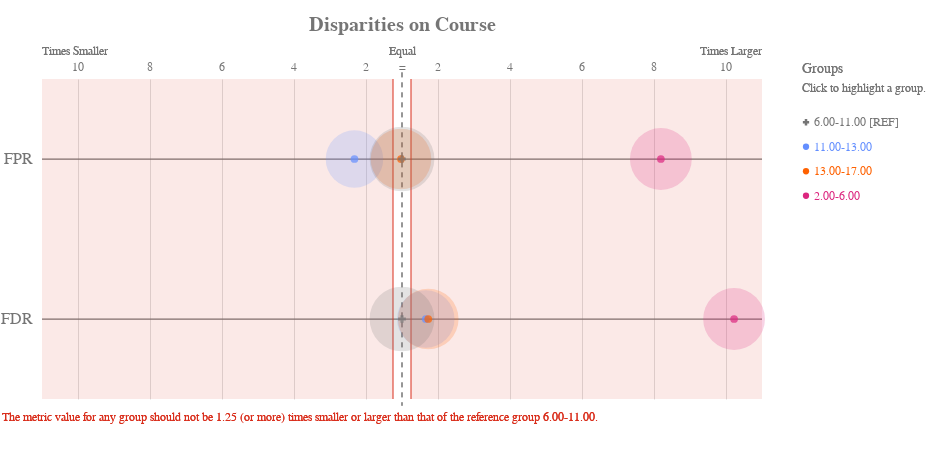

The notebook cell this image was saved under:
### Code cell
ap.disparity(bd, metrics, 'Course', fairness_threshold = disparity_tolerance)

### Figure 1 — Vega-Lite specification as saved in the notebook (floating-point values rounded to 4 significant figures)
{"config": {"view": {"continuousWidth": 400, "continuousHeight": 300, "strokeWidth": 0}, "axisLeft": {"labelColor": "rgb(117,117,117)", "labelFont": "Arial", "labelFontSize": 16}, "title": {"align": "center", "baseline": "middle", "color": "rgb(117,117,117)", "font": "Arial", "fontSize": 20, "fontWeight": "bold"}}, "layer": [{"data": {"name": "data-343bf5d5041b05dbc0414f7c5ecea3b6"}, "mark": {"type": "rule", "stroke": "rgb(117,117,117)", "strokeWidth": 1.25, "tooltip": ""}, "encoding": {"x": {"type": "quantitative", "field": "x", "scale": {"domain": [-10, 10], "range": [40.0, 760.0]}}, "x2": {"field": "x2"}, "y": {"type": "nominal", "axis": {"domain": false, "labelAngle": 0, "labelPadding": -30, "orient": "left", "ticks": false, "title": ""}, "field": "metric", "scale": {"domain": ["FPR", "FDR"], "range": [40.0, 360.0]}}}}, {"data": {"name": "data-79dd248bdaa0ea02c535240e8ad022c8"}, "mark": {"type": "rule", "stroke": "rgb(117,117,117)", "strokeDash": [5, 5], "strokeWidth": 1}, "encoding": {"tooltip": {"value": "6.00-11.00 [REF]"}, "x": {"value": 400.0}, "y": {"value": 33.33}, "y2": {"value": 366.7}}}, {"data": {"name": "data-15c462dbf0348bf03331943fd94093e5"}, "mark": {"type": "text", "align": "center", "color": "rgb(117,117,117)", "font": "Arial", "fontSize": 12, "fontWeight": "normal", "tooltip": ""}, "encoding": {"text": {"type": "nominal", "field": "label"}, "x": {"type": "quantitative", "field": "value", "scale": {"domain": [-10, 10], "range": [40.0, 760.0]}}, "y": {"value": 28.0}}}, {"layer": [{"mark": {"type": "text", "align": "left", "fill": "rgb(117,117,117)", "font": "Arial", "fontSize": 12, "fontWeight": "normal", "tooltip": ""}, "encoding": {"text": {"value": "Times Smaller"}, "x": {"value": 40.0}, "y": {"value": 12.0}}}, {"mark": {"type": "text", "align": "right", "fill": "rgb(117,117,117)", "font": "Arial", "fontSize": 12, "fontWeight": "normal", "tooltip": ""}, "encoding": {"text": {"value": "Times Larger"}, "x": {"value": 760.0}, "y": {"value": 12.0}}}, {"mark": {"type": "text", "align": "center", "fill": "rgb(117,117,117)", "font": "Arial", "fontSize": 12, "fontWeight": "normal", "tooltip": ""}, "encoding": {"text": {"value": "Equal"}, "x": {"value": 400.0}, "y": {"value": 12.0}}}], "data": {"name": "data-79dd248bdaa0ea02c535240e8ad022c8"}}, {"layer": [{"mark": {"type": "rule", "opacity": 0.8, "stroke": "rgb(217, 46, 28)", "strokeWidth": 1.25, "tooltip": ""}, "encoding": {"x": {"type": "quantitative", "field": "min", "scale": {"domain": [-10, 10], "range": [40.0, 760.0]}}, "y": {"value": 40.0}, "y2": {"value": 360.0}}}, {"mark": {"type": "rule", "opacity": 0.8, "stroke": "rgb(217, 46, 28)", "strokeWidth": 1.25, "tooltip": ""}, "encoding": {"x": {"type": "quantitative", "field": "max", "scale": {"domain": [-10, 10], "range": [40.0, 760.0]}}, "y": {"value": 40.0}, "y2": {"value": 360.0}}}, {"layer": [{"mark": {"type": "rect", "fill": "rgb(217, 46, 28)", "opacity": 0.1, "tooltip": ""}, "encoding": {"x": {"type": "quantitative", "field": "min", "scale": {"domain": [-10, 10], "range": [40.0, 760.0]}}, "x2": {"field": "lower_end"}, "y": {"value": 40.0}, "y2": {"value": 360.0}}}, {"mark": {"type": "rect", "fill": "rgb(217, 46, 28)", "opacity": 0.1, "tooltip": ""}, "encoding": {"x": {"type": "quantitative", "field": "max", "scale": {"domain": [-10, 10], "range": [40.0, 760.0]}}, "x2": {"field": "upper_end"}, "y": {"value": 40.0}, "y2": {"value": 360.0}}}]}, {"data": {"name": "data-79dd248bdaa0ea02c535240e8ad022c8"}, "mark": {"type": "text", "align": "left", "baseline": "top", "fill": "rgb(217, 46, 28)", "font": "Arial", "fontSize": 12, "fontWeight": "normal", "tooltip": ""}, "encoding": {"text": {"value": "The metric value for any group should not be 1.25 (or more) times smaller or larger than that of the reference group 6.00-11.00."}, "x": {"value": 0}, "y": {"value": 373.3}}}], "data": {"name": "data-9f4d3f896c3aa6add2ce180f037c614c"}}, {"layer": [{"mark": "circle"}, {"data": {"name": "data-36933dca2aeb0e699617a45b144e7e62"}, "mark": {"type": "circle", "opacity": 0.2}, "encoding": {"color": {"condition": {"type": "nominal", "field": "attribute_value", "legend": null, "scale": {"domain": ["6.00-11.00", "11.00-13.00", "13.00-17.00", "2.00-6.00"], "range": ["rgb(117,117,117)", "rgb(100, 143, 255)", "rgb(254, 97, 0)", "rgb(220, 38, 127)", "rgb(255, 176, 0)", "rgb(120, 94, 240)"]}, "selection": "selector043"}, "value": "rgb(224,224,224)"}, "size": {"type": "quantitative", "field": "group_size", "legend": null, "scale": {"domain": [0, 243.6], "range": [0, 5027.0]}}, "tooltip": [{"type": "nominal", "field": "attribute_value", "title": "Group"}, {"type": "nominal", "field": "tooltip_group_size", "title": "Group Size"}, {"type": "nominal", "field": "tooltip_disparity_explanation_fpr", "title": "Disparity"}, {"type": "quantitative", "field": "fpr", "format": ".2f", "title": "FPR"}], "x": {"type": "quantitative", "axis": {"domain": false, "labels": false, "ticks": false, "title": null, "values": [1, 3, 5, 7, 9, -9, -7, -5, -3, -1]}, "field": "fpr_disparity_scaled", "scale": {"domain": [-10, 10], "range": [40.0, 760.0]}}, "y": {"type": "nominal", "axis": {"domain": false, "grid": false, "labels": false, "ticks": false, "title": " "}, "field": "metric_variable", "scale": {"domain": ["FPR", "FDR"], "range": [40.0, 360.0]}}}, "selection": {"selector045": {"type": "multi", "empty": "all", "fields": ["attribute_value"]}}, "transform": [{"calculate": "'FPR'", "as": "metric_variable"}]}, {"data": {"name": "data-36933dca2aeb0e699617a45b144e7e62"}, "mark": {"type": "circle", "opacity": 0.2}, "encoding": {"color": {"condition": {"type": "nominal", "field": "attribute_value", "legend": null, "scale": {"domain": ["6.00-11.00", "11.00-13.00", "13.00-17.00", "2.00-6.00"], "range": ["rgb(117,117,117)", "rgb(100, 143, 255)", "rgb(254, 97, 0)", "rgb(220, 38, 127)", "rgb(255, 176, 0)", "rgb(120, 94, 240)"]}, "selection": "selector043"}, "value": "rgb(224,224,224)"}, "size": {"type": "quantitative", "field": "group_size", "legend": null, "scale": {"domain": [0, 243.6], "range": [0, 5027.0]}}, "tooltip": [{"type": "nominal", "field": "attribute_value", "title": "Group"}, {"type": "nominal", "field": "tooltip_group_size", "title": "Group Size"}, {"type": "nominal", "field": "tooltip_disparity_explanation_fdr", "title": "Disparity"}, {"type": "quantitative", "field": "fdr", "format": ".2f", "title": "FDR"}], "x": {"type": "quantitative", "axis": {"domain": false, "labels": false, "ticks": false, "title": null, "values": [1, 3, 5, 7, 9, -9, -7, -5, -3, -1]}, "field": "fdr_disparity_scaled", "scale": {"domain": [-10, 10], "range": [40.0, 760.0]}}, "y": {"type": "nominal", "axis": {"domain": false, "grid": false, "labels": false, "ticks": false, "title": " "}, "field": "metric_variable", "scale": {"domain": ["FPR", "FDR"], "range": [40.0, 360.0]}}}, "selection": {"selector047": {"type": "multi", "empty": "all", "fields": ["attribute_value"]}}, "transform": [{"calculate": "'FDR'", "as": "metric_variable"}]}, {"layer": [{"mark": "point"}, {"data": {"name": "data-36933dca2aeb0e699617a45b144e7e62"}, "mark": {"type": "point", "filled": true, "size": 60}, "encoding": {"color": {"condition": {"type": "nominal", "field": "attribute_value", "legend": null, "scale": {"domain": ["6.00-11.00", "11.00-13.00", "13.00-17.00", "2.00-6.00"], "range": ["rgb(117,117,117)", "rgb(100, 143, 255)", "rgb(254, 97, 0)", "rgb(220, 38, 127)", "rgb(255, 176, 0)", "rgb(120, 94, 240)"]}, "selection": "selector043"}, "value": "rgb(224,224,224)"}, "shape": {"type": "nominal", "field": "attribute_value", "legend": null, "scale": {"domain": ["6.00-11.00", "11.00-13.00", "13.00-17.00", "2.00-6.00"], "range": ["cross", "circle", "circle", "circle"]}}, "tooltip": [{"type": "nominal", "field": "attribute_value", "title": "Group"}, {"type": "nominal", "field": "tooltip_group_size", "title": "Group Size"}, {"type": "nominal", "field": "tooltip_disparity_explanation_fpr", "title": "Disparity"}, {"type": "quantitative", "field": "fpr", "format": ".2f", "title": "FPR"}], "x": {"type": "quantitative", "axis": {"domain": false, "labels": false, "ticks": false, "title": null, "values": [1, 3, 5, 7, 9, -9, -7, -5, -3, -1]}, "field": "fpr_disparity_scaled", "scale": {"domain": [-10, 10], "range": [40.0, 760.0]}}, "y": {"type": "nominal", "axis": {"domain": false, "grid": false, "labels": false, "ticks": false, "title": " "}, "field": "metric_variable", "scale": {"domain": ["FPR", "FDR"], "range": [40.0, 360.0]}}}, "selection": {"selector044": {"type": "multi", "empty": "all", "fields": ["attribute_value"]}}, "transform": [{"calculate": "'FPR'", "as": "metric_variable"}]}, {"data": {"name": "data-36933dca2aeb0e699617a45b144e7e62"}, "mark": {"type": "point", "filled": true, "size": 60}, "encoding": {"color": {"condition": {"type": "nominal", "field": "attribute_value", "legend": null, "scale": {"domain": ["6.00-11.00", "11.00-13.00", "13.00-17.00", "2.00-6.00"], "range": ["rgb(117,117,117)", "rgb(100, 143, 255)", "rgb(254, 97, 0)", "rgb(220, 38, 127)", "rgb(255, 176, 0)", "rgb(120, 94, 240)"]}, "selection": "selector043"}, "value": "rgb(224,224,224)"}, "shape": {"type": "nominal", "field": "attribute_value", "legend": null, "scale": {"domain": ["6.00-11.00", "11.00-13.00", "13.00-17.00", "2.00-6.00"], "range": ["cross", "circle", "circle", "circle"]}}, "tooltip": [{"type": "nominal", "field": "attribute_value", "title": "Group"}, {"type": "nominal", "field": "tooltip_group_size", "title": "Group Size"}, {"type": "nominal", "field": "tooltip_disparity_explanation_fdr", "title": "Disparity"}, {"type": "quantitative", "field": "fdr", "format": ".2f", "title": "FDR"}], "x": {"type": "quantitative", "axis": {"domain": false, "labels": false, "ticks": false, "title": null, "values": [1, 3, 5, 7, 9, -9, -7, -5, -3, -1]}, "field": "fdr_disparity_scaled", "scale": {"domain": [-10, 10], "range": [40.0, 760.0]}}, "y": {"type": "nominal", "axis": {"domain": false, "grid": false, "labels": false, "ticks": false, "title": " "}, "field": "metric_variable", "scale": {"domain": ["FPR", "FDR"], "range": [40.0, 360.0]}}}, "selection": {"selector046": {"type": "multi", "empty": "all", "fields": ["attribute_value"]}}, "transform": [{"calculate": "'FDR'", "as": "metric_variable"}]}]}]}, {"layer": [{"mark": {"type": "point", "filled": true, "opacity": 1, "size": 39.48}, "encoding": {"color": {"condition": {"type": "nominal", "field": "attribute_value", "legend": null, "scale": {"domain": ["6.00-11.00", "11.00-13.00", "13.00-17.00", "2.00-6.00"], "range": ["rgb(117,117,117)", "rgb(100, 143, 255)", "rgb(254, 97, 0)", "rgb(220, 38, 127)", "rgb(255, 176, 0)", "rgb(120, 94, 240)"]}, "selection": "selector043"}, "value": "rgb(224,224,224)"}, "shape": {"type": "nominal", "field": "attribute_value", "legend": null, "scale": {"domain": ["6.00-11.00", "11.00-13.00", "13.00-17.00", "2.00-6.00"], "range": ["cross", "circle", "circle", "circle"]}}, "x": {"value": 804}, "y": {"type": "nominal", "axis": {"domain": false, "grid": false, "labels": false, "ticks": false, "title": " "}, "field": "attribute_value", "scale": {"domain": ["6.00-11.00", "11.00-13.00", "13.00-17.00", "2.00-6.00"], "range": [71, 169]}}}, "selection": {"selector043": {"type": "multi", "empty": "all", "fields": ["attribute_value"]}}}, {"mark": {"type": "text", "align": "left", "baseline": "middle", "font": "Arial", "fontSize": 12, "fontWeight": "normal"}, "encoding": {"color": {"condition": {"type": "nominal", "field": "attribute_value", "legend": null, "scale": {"domain": ["6.00-11.00", "11.00-13.00", "13.00-17.00", "2.00-6.00"], "range": ["rgb(117,117,117)", "rgb(100, 143, 255)", "rgb(254, 97, 0)", "rgb(220, 38, 127)", "rgb(255, 176, 0)", "rgb(120, 94, 240)"]}, "selection": "selector043"}, "value": "rgb(224,224,224)"}, "text": {"type": "nominal", "field": "label"}, "x": {"value": 812}, "y": {"type": "nominal", "axis": {"domain": false, "grid": false, "labels": false, "ticks": false, "title": " "}, "field": "attribute_value", "scale": {"domain": ["6.00-11.00", "11.00-13.00", "13.00-17.00", "2.00-6.00"], "range": [71, 169]}}}, "selection": {"selector048": {"type": "multi", "empty": "all", "fields": ["attribute_value"]}}}, {"data": {"name": "data-79dd248bdaa0ea02c535240e8ad022c8"}, "mark": {"type": "text", "align": "left", "baseline": "middle", "color": "rgb(117,117,117)", "font": "Arial", "fontSize": 12, "fontWeight": "normal"}, "encoding": {"text": {"value": "Click to highlight a group."}, "x": {"value": 800}, "y": {"value": 49}}}, {"data": {"name": "data-79dd248bdaa0ea02c535240e8ad022c8"}, "mark": {"type": "text", "align": "left", "baseline": "middle", "color": "rgb(117,117,117)", "font": "Arial", "fontSize": 14, "fontWeight": "normal"}, "encoding": {"text": {"value": "Groups"}, "x": {"value": 800}, "y": {"value": 30}}}], "data": {"name": "data-dcebc62cc3edd1ca72816b414eed40e7"}}], "height": 400, "padding": {"top": 15, "bottom": 10}, "resolve": {"scale": {"size": "independent", "y": "independent"}}, "title": "Disparities on Course", "width": 800, "$schema": "https://vega.github.io/schema/vega-lite/v4.8.1.json", "datasets": {"data-343bf5d5041b05dbc0414f7c5ecea3b6": [{"metric": "FPR", "x": -10, "x2": 10}, {"metric": "FDR", "x": -10, "x2": 10}], "data-79dd248bdaa0ea02c535240e8ad022c8": [{"a": 1, "b": 0}, {"a": 1, "b": 0}], "data-15c462dbf0348bf03331943fd94093e5": [{"value": 1, "label": 2}, {"value": 3, "label": 4}, {"value": 5, "label": 6}, {"value": 7, "label": 8}, {"value": 9, "label": 10}, {"value": -9, "label": 10}, {"value": -7, "label": 8}, {"value": -5, "label": 6}, {"value": -3, "label": 4}, {"value": -1, "label": 2}, {"value": 0, "label": "="}], "data-9f4d3f896c3aa6add2ce180f037c614c": [{"min": -0.25, "max": 0.25, "lower_end": -10, "upper_end": 10}], "data-36933dca2aeb0e699617a45b144e7e62": [{"attribute_name": "Course", "attribute_value": "11.00-13.00", "group_size": 160, "total_entities": 726, "fpr": 0.00813, "fdr": 0.04, "fpr_disparity": 0.4309, "fdr_disparity": 1.66, "fpr_disparity_scaled": -1.321, "fdr_disparity_scaled": 0.66, "tooltip_group_size": "160 (22.04%)", "tooltip_disparity_explanation_fpr": "2.32 times smaller FPR than the reference group", "tooltip_disparity_explanation_fdr": "1.66 times larger FDR than the reference group"}, {"attribute_name": "Course", "attribute_value": "13.00-17.00", "group_size": 178, "total_entities": 726, "fpr": 0.01835, "fdr": 0.04167, "fpr_disparity": 0.9725, "fdr_disparity": 1.729, "fpr_disparity_scaled": -0.0283, "fdr_disparity_scaled": 0.7292, "tooltip_group_size": "178 (24.52%)", "tooltip_disparity_explanation_fpr": "1.03 times smaller FPR than the reference group", "tooltip_disparity_explanation_fdr": "1.73 times larger FDR than the reference group"}, {"attribute_name": "Course", "attribute_value": "2.00-6.00", "group_size": 185, "total_entities": 726, "fpr": 0.1545, "fdr": 0.2464, "fpr_disparity": 8.191, "fdr_disparity": 10.22, "fpr_disparity_scaled": 7.191, "fdr_disparity_scaled": 9.225, "tooltip_group_size": "185 (25.48%)", "tooltip_disparity_explanation_fpr": "8.19 times larger FPR than the reference group", "tooltip_disparity_explanation_fdr": "10.22 times larger FDR than the reference group"}, {"attribute_name": "Course", "attribute_value": "6.00-11.00", "group_size": 203, "total_entities": 726, "fpr": 0.01887, "fdr": 0.0241, "fpr_disparity": 1.0, "fdr_disparity": 1.0, "fpr_disparity_scaled": 0.0, "fdr_disparity_scaled": 0.0, "tooltip_group_size": "203 (27.96%)", "tooltip_disparity_explanation_fpr": "Reference group", "tooltip_disparity_explanation_fdr": "Reference group"}], "data-dcebc62cc3edd1ca72816b414eed40e7": [{"attribute_value": "6.00-11.00", "label": "6.00-11.00 [REF]"}, {"attribute_value": "11.00-13.00", "label": "11.00-13.00"}, {"attribute_value": "13.00-17.00", "label": "13.00-17.00"}, {"attribute_value": "2.00-6.00", "label": "2.00-6.00"}]}}
